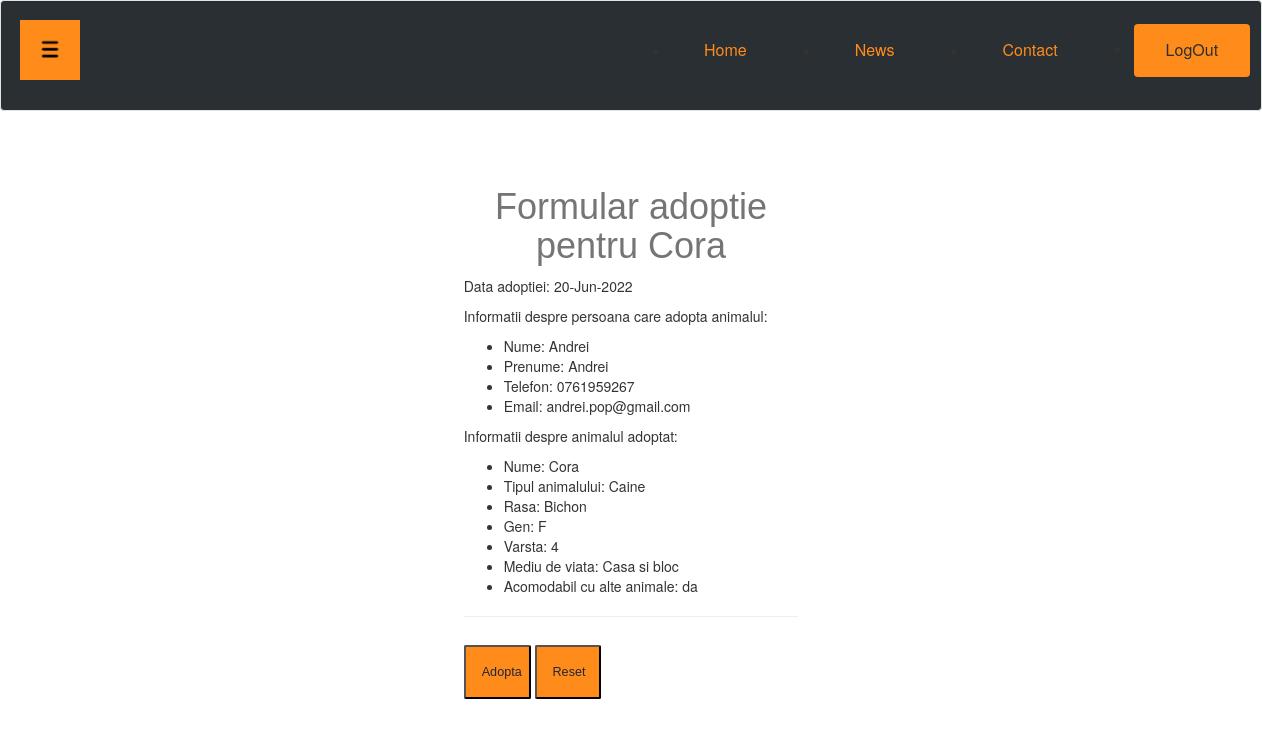
The page /php/adoptaAnimal.php?id_animal=2 (signed in) on the database its author committed.
### tables this page shows
CREATE TABLE `animale` (
  `id_animal` varchar(255) NOT NULL,
  `nume` varchar(255) NOT NULL,
  `tip_animal` varchar(255) NOT NULL,
  `rasa` varchar(255) NOT NULL,
  `gen` varchar(255) NOT NULL,
  `varsta` varchar(255) NOT NULL,
  `mediu_viata` varchar(255) NOT NULL,
  `acomodabil` varchar(255) NOT NULL,
  `descriere` text NOT NULL,
  `adoptat` varchar(255) NOT NULL,
  `imagine_ref` varchar(255) NOT NULL
);

CREATE TABLE `utilizatori` (
  `id_utilizator` varchar(255) NOT NULL,
  `nume` varchar(255) NOT NULL,
  `prenume` varchar(255) NOT NULL,
  `email` varchar(255) NOT NULL,
  `parola` varchar(255) NOT NULL,
  `telefon` varchar(255) NOT NULL
);

### php/adoptaAnimal.php (the view, shortened to what this page needs)
<!DOCTYPE html>
<?php
include("../include/inHeaderUser.php");
$id_animal = $_GET['id_animal'];
$select_animal = $conn->prepare("select * from animale where id_animal=?");
$select_animal->execute(array($id_animal));
$animal = $select_animal->fetch();
$nume_a = $animal['nume'];
$tip_a = $animal['tip_animal'];
$rasa_a = $animal['rasa'];
$gen_a = $animal['gen'];
$varsta_a = $animal['varsta'];
$mediu_a = $animal['mediu_viata'];
$acomodabil_a = $animal['acomodabil'];
$id_utilizator = $_SESSION['id_utilizator'];
$select_utilizator = $conn->prepare("select * from utilizatori where id_utilizator=?");
$select_utilizator->execute(array($id_utilizator));
$utilizator = $select_utilizator->fetch();
$nume_u = $utilizator['nume'];
$prenume_u = $utilizator['prenume'];
$email_u = $utilizator['email'];
$telefon_u = $utilizator['telefon'];
$data_adoptie = date("d-M-Y");
?>
<link rel="stylesheet" type="text/css" href="../css/admin.css">
<div class="content">
    <form action="" method="post" enctype="multipart/form-data">
        <div class="container1">
            <div class="container">
                <div id="formular">
                    <h1 align="center" class="a">Formular adoptie pentru <?php echo $animal['nume']; ?> </h1>
                    <p>Data adoptiei: <?php echo $data_adoptie; ?> </p>
                    <p>Informatii despre persoana care adopta animalul:
                        <ul>
                            <li>
                                Nume: <?php echo $nume_u;?>
                            </li>
                            <li>
                                Prenume: <?php echo $prenume_u;?>
                            </li>
                            <li>
                                Telefon: <?php echo $telefon_u;?>
                            </li>
                            <li>
                                Email: <?php echo $email_u;?>
                            </li>
                        </ul>
                    </p>
                    <p>Informatii despre animalul adoptat:
                        <ul>
                            <li>
                                Nume: <?php echo $nume_a;?>
                            </li>
                            <li>
                                Tipul animalului: <?php echo $tip_a;?>
                            </li>
                            <li>
                                Rasa: <?php echo $rasa_a;?>
                            </li>
                            <li>
                                Gen: <?php echo $gen_a;?>
                            </li>
                            <li>
                                Varsta: <?php echo $varsta_a;?>
                            </li>
                            <li>
                                Mediu de viata: <?php echo $mediu_a;?>
                            </li>
                            <li>
                                Acomodabil cu alte animale: <?php echo $acomodabil_a;?>
                            </li>
                        </ul>
                    </p>
                </div>
                <hr>
                <button class="submit" type="submit" name="submit">Adopta</button>
                <button class="reset" type="reset">Reset</button>
            </div>
        </div>
    </form>
</div>

### css/admin.css (style rules this page uses)
* { box-sizing: border-box; }
html,body { height: 100%; margin: 0; }
body { background-color:white; }
body.logged { overflow-x: hidden; -webkit-background-size: cover; -moz-background-size: cover; -o-background-size: cover; background-size: cover; }
.container1 { width: 100%; height: 100%; }
.container { width:30%; height:70%; padding: 16px; filter:opacity(200%); margin:auto; border-radius:2px; }
button.submit, button.reset { color: #1f2833;; padding: 16px; margin: 8px 0; border-radius:2px; cursor: pointer; width: 20%; font-family: "Raleway", sans-serif; font-size: max(10px, 1vw); }
button.submit { background-color: #ff8c1a; }
button.reset { background-color:#ff8c1a; }
h1.a { font-family: "Raleway", sans-serif; color: #747575; }
.content { min-height: 100%; margin-bottom: -100px; padding: 20px; }

### rows shown on the page
animale: nume "Cora", tip_animal "Caine", rasa "Bichon", gen "F", varsta "4", mediu_viata "Casa si bloc", acomodabil "da"
utilizatori: nume "Andrei", prenume "Andrei", telefon "0761959267", email "andrei.pop@gmail.com"
